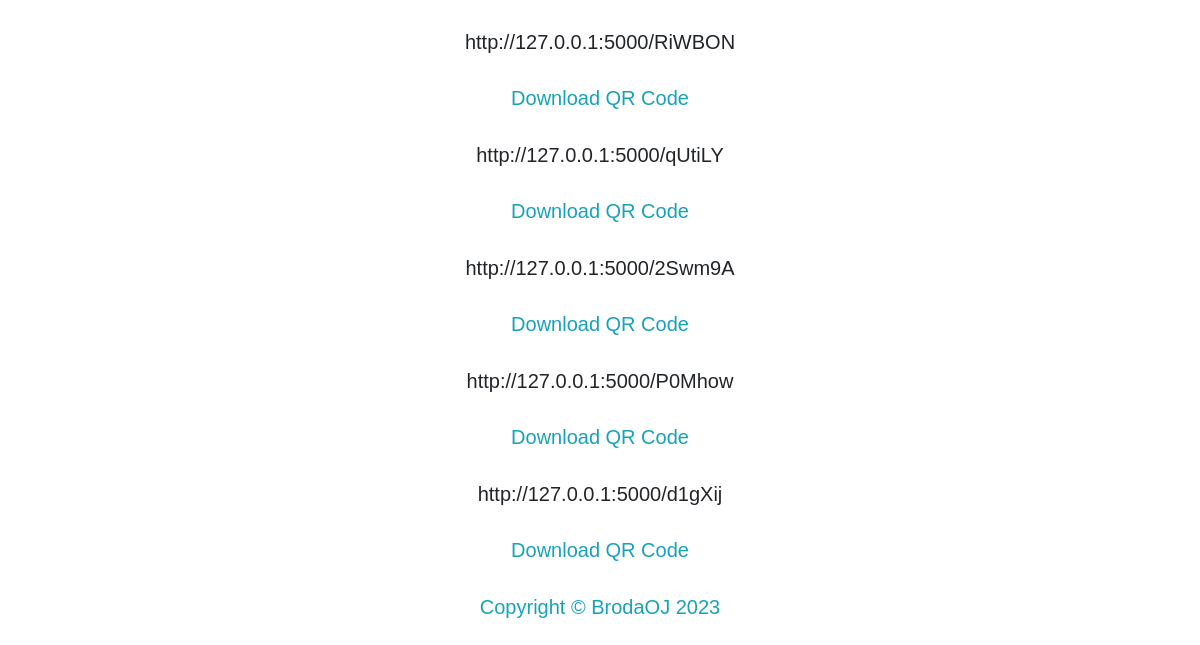
Before: / (signed in, lower part) with the older database file.
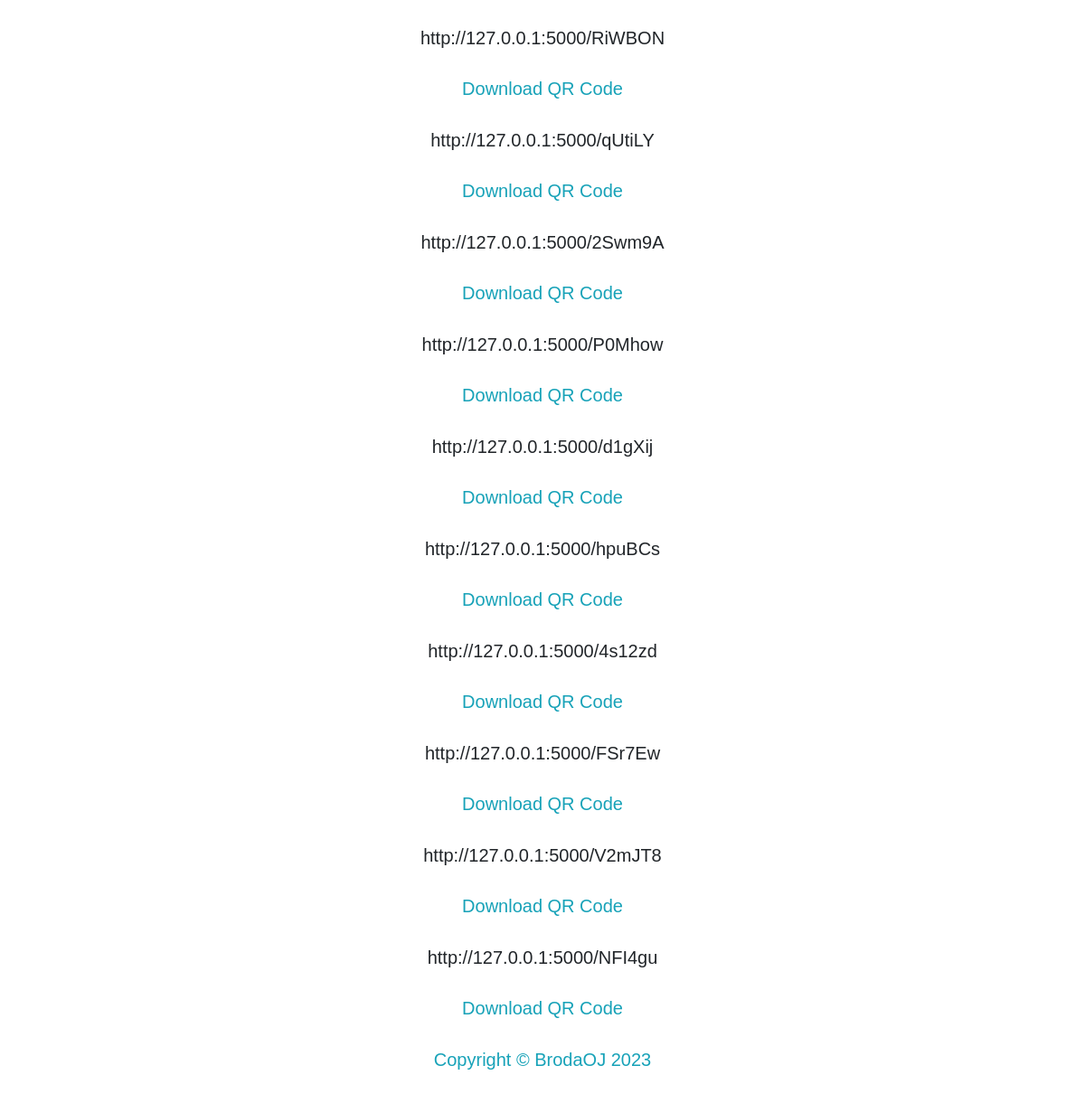
After: the same page with the newer database file.
### app.py (models this page shows, shortened)
class URL(db.Model):
    __tablename__ = 'urls'
    id = db.Column(db.Integer, primary_key=True)
    short_code = db.Column(db.String(6), unique=True, nullable=False)
    long_url = db.Column(db.String)
    short_url = db.Column(db.String)
    custom_short_url = db.Column(db.String)  # Add custom_short_url attribute
    user_id = db.Column(db.Integer, db.ForeignKey('users.id'))
    created_at = db.Column(db.DateTime, default=datetime.utcnow)
    clicks = db.relationship('Analytics', backref='url', lazy='dynamic')

### app.py (the view)
@app.route('/')
@login_required
def index():
    user = current_user
    urls = user.created_urls
    return render_template('index.html', user=user, urls=urls)

### app.py (called while the page is built)
@login_manager.user_loader
def load_user(user_id):
    return User.query.get(int(user_id))

### templates/index.html (shortened to what this page needs)
{% extends 'layout.html' %}
{% block content %}
{% if current_user.is_authenticated %}
<br>
  {% for url in urls %}
    <p>{{ url.short_url }}</p>
    <a href="/qr/{{ url.short_code }}">Download QR Code</a>
  {% endfor %}
  {% endif %}
  {% endblock content %}

### templates/layout.html (shortened to what this page needs)
<!DOCTYPE html>
<html lang="en">
  <head>
    <link
      rel="stylesheet"
      href="{{url_for('static',filename= 'css/style.css')}}"
    />
  </head>
  <body>
    <main class="container">{% block content %}{% endblock content %}</main>
      <p class="footer">
        <a href="#"
          >Copyright © BrodaOJ <script>document.write(new Date().getFullYear());</script> </a>
      </p>
  </body>
</html>

### static/css/style.css (style rules this page uses)
* { font-family: Arial, Helvetica, sans-serif; box-sizing: border-box; }
body { font-size:20px; color:#212529; text-align: center; font-family:Lora,'Times New Roman',serif, }
a { text-decoration: none; color: #17a2b8; }
.container { width: 50%; margin: auto; }
p { line-height:1.5;margin:30px 0 }

Changed rows visible on the page:
added URL: short_url "http://127.0.0.1:5000/hpuBCs"
added URL: short_url "http://127.0.0.1:5000/4s12zd"
added URL: short_url "http://127.0.0.1:5000/FSr7Ew"
added URL: short_url "http://127.0.0.1:5000/V2mJT8"
added URL: short_url "http://127.0.0.1:5000/NFI4gu"
